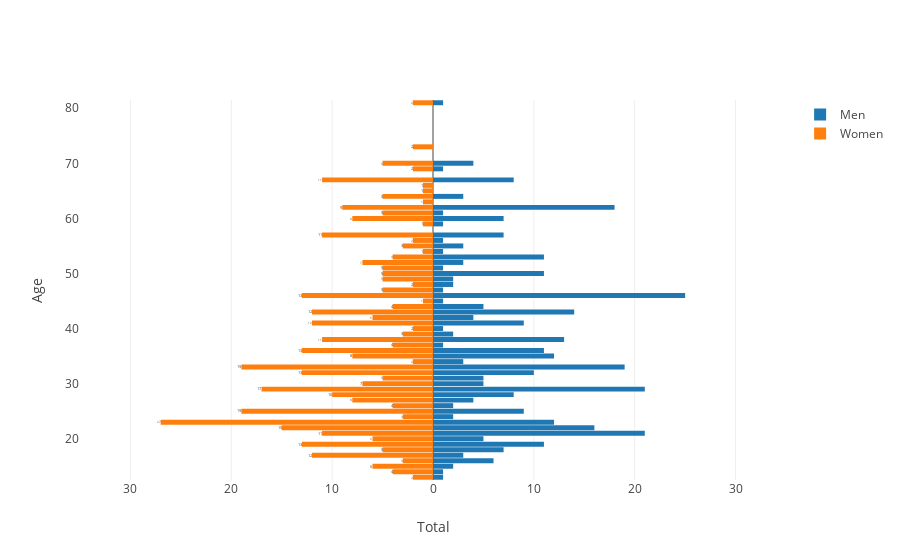

Source (notebook cell):
### Markdown cell above
## Distribution of age divided by gender

### Code cell
data_complete_en['Gender'].replace(names_gender, values_gender,inplace=True)

layout3 = go.Layout(yaxis=go.layout.YAxis(title='Age'),
                   xaxis=go.layout.XAxis(
                       range=[-35, 35],
                       tickvals=[-30, -20, -10, 0, 10, 20, 30],
                       ticktext=[30, 20, 10, 0, 10, 20, 30],
                       title='Total'),
                   barmode='overlay',
                   bargap=0.1)

data3 = [go.Bar(y=data_complete_en['Age'].unique(),
               x=data_complete_en[data_complete_en['Gender']==0]['Age'].value_counts().sort_index(),
               orientation='h',
               name='Men',
               hoverinfo='x',
               # marker=dict(color='powderblue')
               ),
        go.Bar(y=data_complete_en['Age'].unique(),
               x=-data_complete_en[data_complete_en['Gender']==1]['Age'].value_counts().sort_index(),
               orientation='h',
               name='Women',
               text=data_complete_en[data_complete_en['Gender']==1]['Age'].value_counts().sort_index(),
               hoverinfo='text',
               # marker=dict(color='seagreen')
               )]

fig3 = go.Figure(data=data3, layout=layout3)
iplot(fig3)
plt.show()

### Figure 1 — Plotly figure (JSON) as saved in the notebook; plotly's stock layout.template omitted (floating-point values rounded to 4 significant figures)
{"data": [{"hoverinfo": "x", "name": "Men", "orientation": "h", "type": "bar", "uid": "15dce805-2bba-4336-b5b3-f5b99c1c88bb", "x": [1, 18, 8, 5, 2, 5, 5, 4, 10, 7, 12, 12, 9, 16, 19, 25, 21, 21, 11, 13, 11, 14, 9, 11, 7, 8, 11, 5, 4, 7, 4, 3, 2, 3, 6, 1, 2, 1, 2, 3, 1, 3, 3, 1, 2, 1, 1, 1, 1, 2, 1, 1, 1, 1], "y": [37, 62, 28, 31, 24, 20, 30, 42, 32, 60, 35, 23, 41, 22, 33, 46, 21, 29, 36, 38, 19, 43, 25, 50, 57, 67, 53, 44, 70, 18, 27, 64, 15, 17, 16, 14, 48, 51, 26, 34, 61, 55, 52, 47, 39, 45, 13, 81, 40, 49, 56, 59, 54, 69, 65, 63, 66, 73, 71, 68, 58, 78]}, {"hoverinfo": "text", "name": "Women", "orientation": "h", "text": [4, 9, 10, 5, 3, 6, 7, 6, 13, 8, 8, 27, 12, 15, 19, 13, 11, 17, 13, 11, 13, 12, 19, 5, 11, 11, 4, 4, 5, 5, 8, 5, 6, 12, 3, 4, 2, 5, 4, 2, 5, 3, 7, 5, 3, 1, 2, 2, 2, 5, 2, 1, 1, 2, 1, 1, 1, 2], "type": "bar", "uid": "d641506a-d77f-44d1-9c05-e04f42217bc5", "x": [-4, -9, -10, -5, -3, -6, -7, -6, -13, -8, -8, -27, -12, -15, -19, -13, -11, -17, -13, -11, -13, -12, -19, -5, -11, -11, -4, -4, -5, -5, -8, -5, -6, -12, -3, -4, -2, -5, -4, -2, -5, -3, -7, -5, -3, -1, -2, -2, -2, -5, -2, -1, -1, -2, -1, -1, -1, -2], "y": [37, 62, 28, 31, 24, 20, 30, 42, 32, 60, 35, 23, 41, 22, 33, 46, 21, 29, 36, 38, 19, 43, 25, 50, 57, 67, 53, 44, 70, 18, 27, 64, 15, 17, 16, 14, 48, 51, 26, 34, 61, 55, 52, 47, 39, 45, 13, 81, 40, 49, 56, 59, 54, 69, 65, 63, 66, 73, 71, 68, 58, 78]}], "layout": {"bargap": 0.1, "barmode": "overlay", "xaxis": {"range": [-35, 35], "ticktext": [30, 20, 10, 0, 10, 20, 30], "tickvals": [-30, -20, -10, 0, 10, 20, 30], "title": {"text": "Total"}}, "yaxis": {"title": {"text": "Age"}}}}
